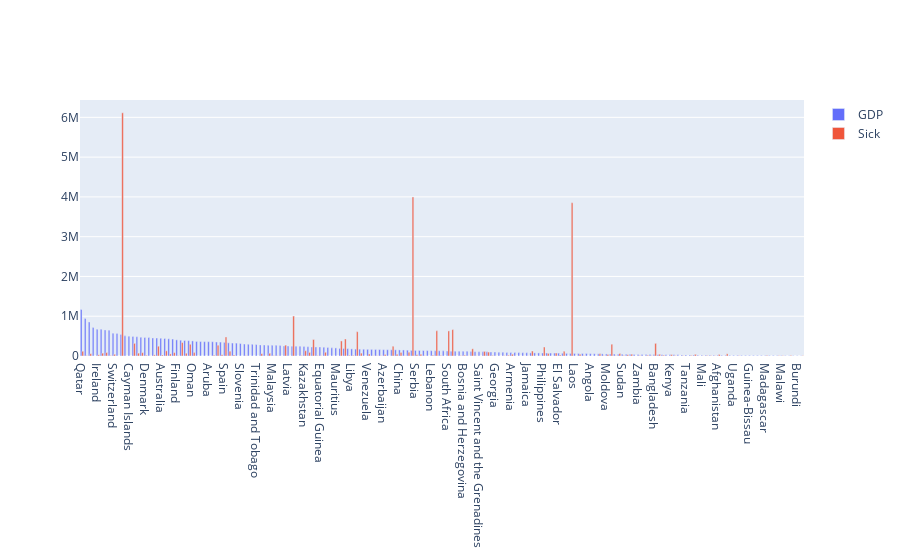

Notebook code cell kept with this figure:
### Markdown cell above
3. Визуализируйте зависимость ВВП страны и случаев заболевания COVID-19

### Code cell
# These vals are completely independant.  I'd rather check
#  these vals at the axis of time and inside exactly one country
#  to visualise the dependency.  Simply matching GDP/illness does
#  not make any sense.  But ofc if it's just a task tho...
df = df_normal[["location", "population", "gdp_per_capita", "total_cases"]].dropna().sort_values(by="gdp_per_capita", ascending=False)

fig = go.Figure()
fig.add_trace(go.Bar(x=df["location"],
                     y=df["gdp_per_capita"] * 10,  # Change value to be visible
                     name="GDP"))
fig.add_trace(go.Bar(x=df["location"],
                     y=df["total_cases"],
                     name="Sick"))
fig.update_layout(barmode="group")

### Figure 1 — Plotly figure (JSON) as saved in the notebook; plotly's stock layout.template omitted (floating-point values rounded to 4 significant figures; data arrays with more than 128 entries replaced by an {"elided": "..."} marker saying what was removed)
{"data": [{"name": "GDP", "type": "bar", "x": {"elided": "182 str values"}, "y": {"elided": "182 float values"}}, {"name": "Sick", "type": "bar", "x": {"elided": "182 str values"}, "y": {"elided": "182 int values"}}], "layout": {"autosize": true, "barmode": "group", "xaxis": {"autorange": true, "range": [-0.5, 181.5], "type": "category"}, "yaxis": {"autorange": true, "range": [0, 6436000.0], "type": "linear"}}}
